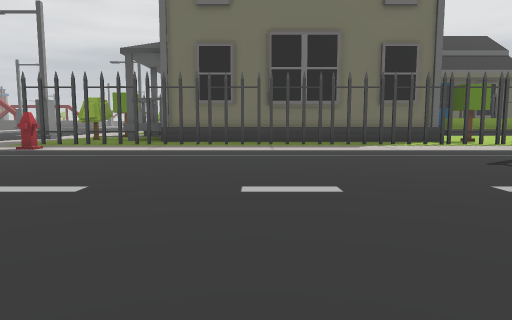
View 1 (above)

24 first-person views from a walk through a Unity game level. The camera is 1.3 m above the floor, tilts 6° down and sees 70° across. The floor is counted in squares, 2 m on a side. Each view is taken from the middle of a square. On the plan, view 1 faces up. The plan holds only what a view shows up to about 11 squares ahead; the rest is blank. The place goes on beyond the plan.

View 2
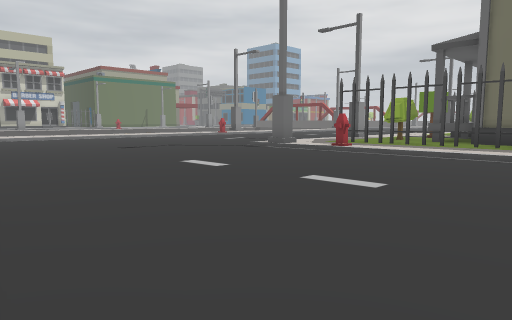

View 3
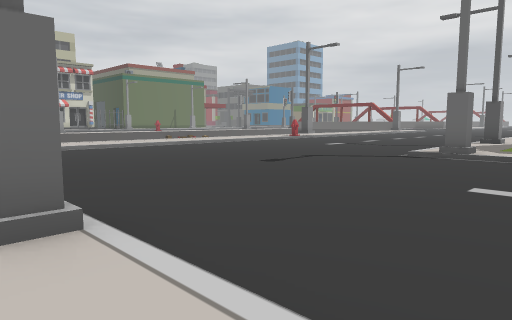

View 4
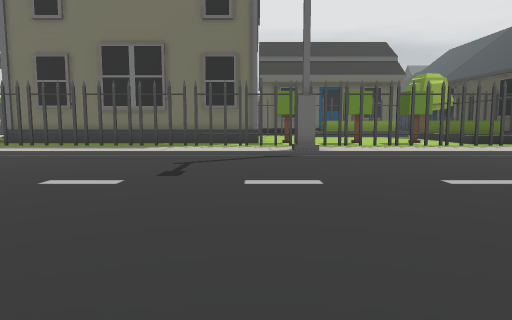

View 5
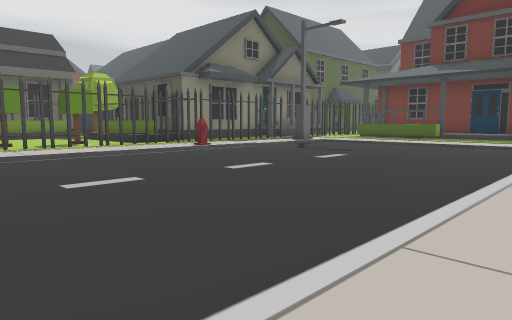

View 6
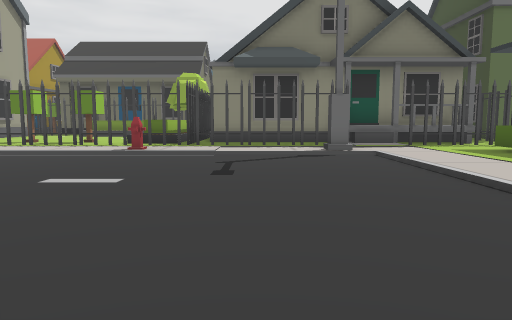

View 7
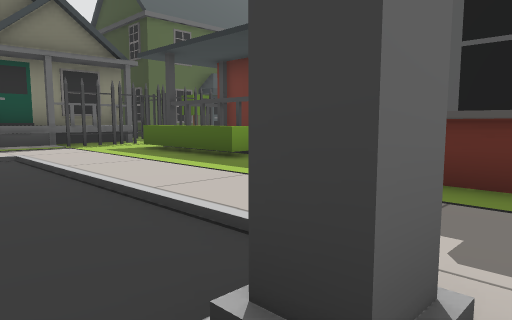

View 8
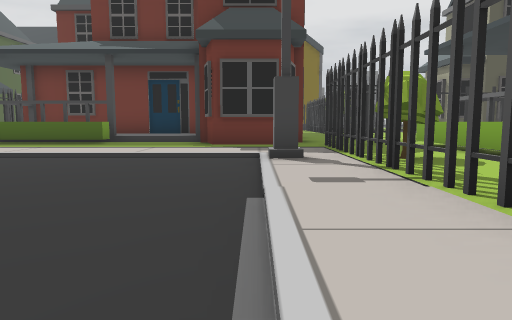

View 9
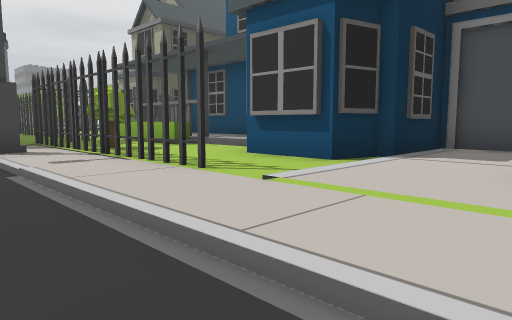

View 10
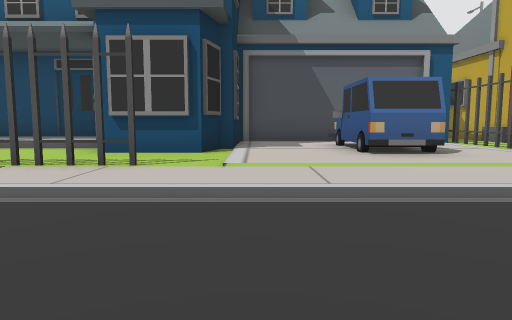

View 11
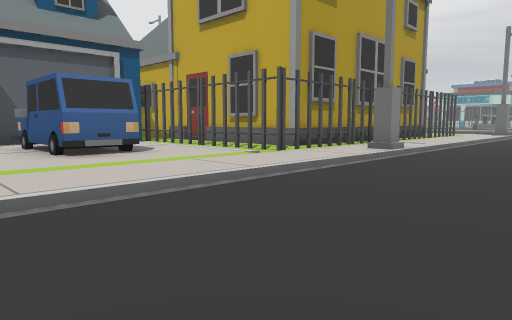

View 12
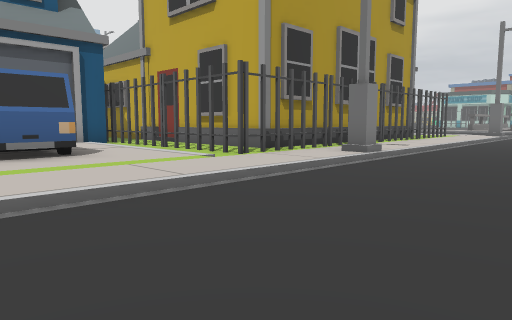

View 13
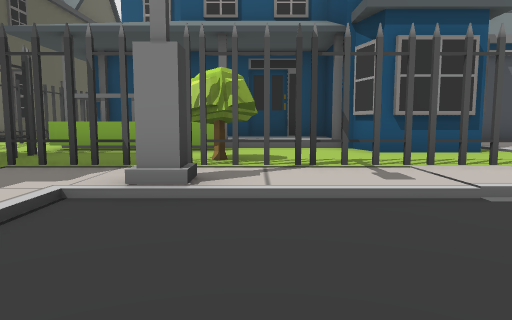

View 14
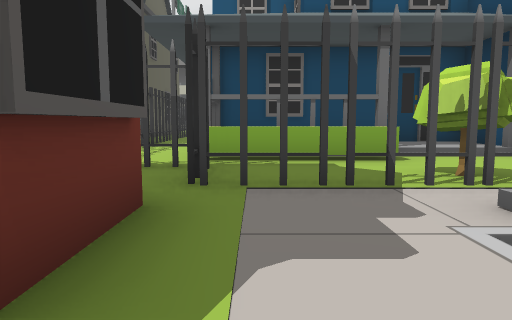

View 15
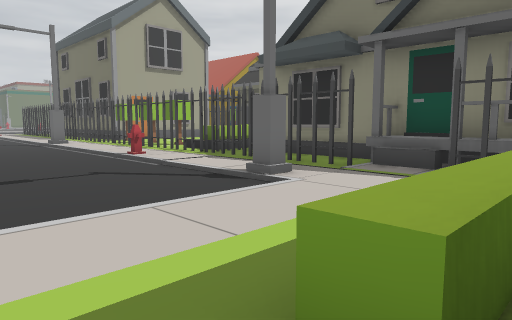

View 16
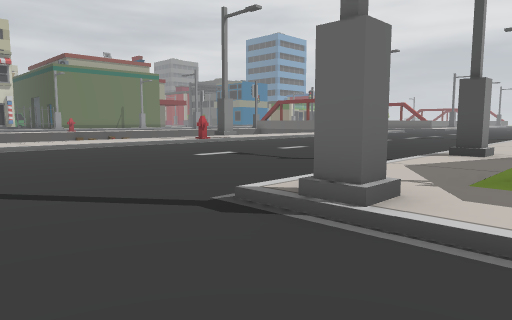

View 17
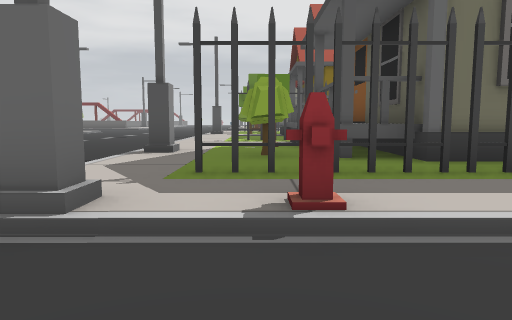

View 18
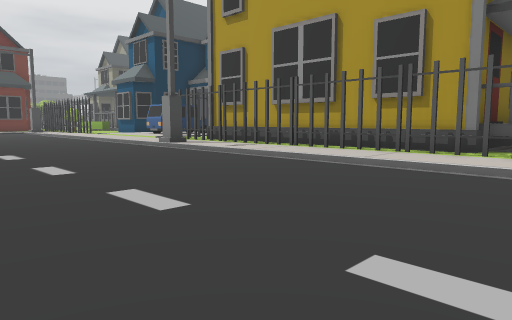

View 19
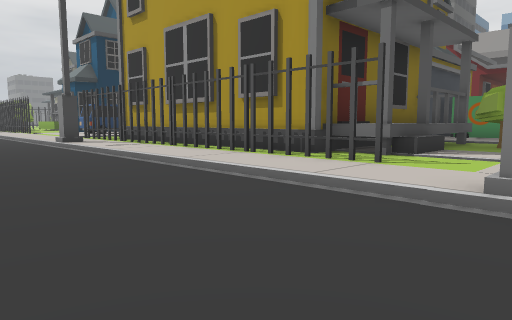

View 20
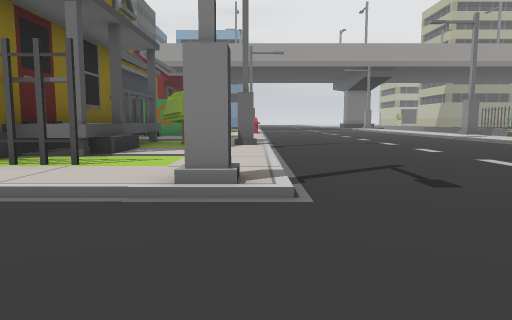

View 21
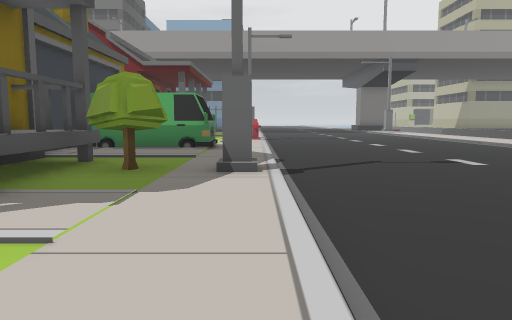

View 22
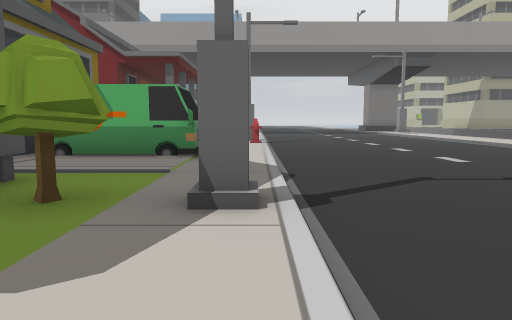

View 23
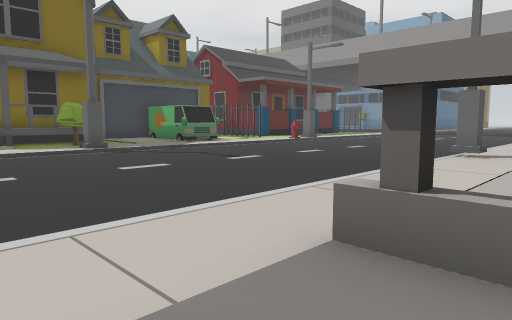

View 24
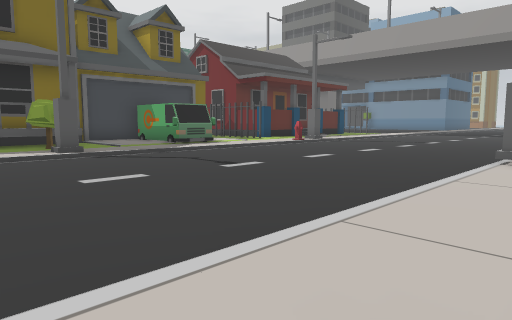

### Floor plan
Key: @ floor where view 1 was taken; # wall or solid block; x gap in a wall; . main floor; : floor 0.25 m higher than the main floor; + floor 0.5 m higher than the main floor; * floor 1.25 m higher than the main floor; - floor 2.75 m lower than the main floor; / step, stairs or slope; = window, fence, low wall or low ledge; ^ raised ledge; v drop or lower ground; T tree; H hydrant; C car; A van.
Columns run from 17 left of view 1 to 21 right of it. Each row starts with its distance up from view 1.
 13      .. ..::T *#
 12     ......#:::*#
 11   :.......::Tx##       ::         ####
 10  ::.......:::::##    ##T:T: :^vvvvv^^^^
  9  ::.......::#::##########:###:##xx#:vxx
  8  /:.......:::::::::::::/::::::::::/::::
  7  /:......./#H////////////////H/////:::#
  6     ...............................:::^
  5     ...............................:::#
  4    ................................:::#
  3    ................................:::/
  2    ................................:::/
  1      ..............................::##
  0         ..#//////@///#////////////#::##
 -1        ...:::::::::::::::::::::::::::##
 -2 ://.  ....:::##########:::::::###TTx##:
 -3 ://.......:::##      ###:CC:::::::T: #:
 -4 -#:.......:::*#        #: C::###::^^^^
 -5  /:.......:::=#        #: C::###++####
 -6  /:.......+TT##        #: :::# #+++  #
 -7  /:.......:::##        ####### #######
 -8  /:.......:::::
 -9  /:.......:::::#
-10  /#.......:AAAA
-11   :.......:A
-12   :.......:
-13   :.......:
-14   :.......

Where each view was taken, in squares from view 1:
view 1: 0 up, 0 right, facing up
view 2: 0 up, 0 right, facing up-left
view 3: 1 down, 4 left, facing up-left
view 4: 1 down, 5 right, facing up
view 5: 1 down, 6 right, facing up-right
view 6: 1 down, 15 right, facing up
view 7: 1 down, 16 right, facing up-right
view 8: 0 up, 11 right, facing right
view 9: 1 up, 9 right, facing down-right
view 10: 3 up, 11 right, facing down
view 11: 3 up, 11 right, facing down-left
view 12: 3 up, 10 right, facing down-left
view 13: 3 up, 16 right, facing down
view 14: 2 up, 19 right, facing down
view 15: 3 up, 21 right, facing up-left
view 16: 5 up, 5 left, facing up-left
view 17: 5 up, 5 left, facing up
view 18: 5 up, 5 left, facing down-right
view 19: 3 up, 7 left, facing down-right
view 20: 3 up, 7 left, facing down
view 21: 1 down, 7 left, facing down
view 22: 3 down, 7 left, facing down
view 23: 2 down, 17 left, facing down-right
view 24: 3 down, 16 left, facing down-right
